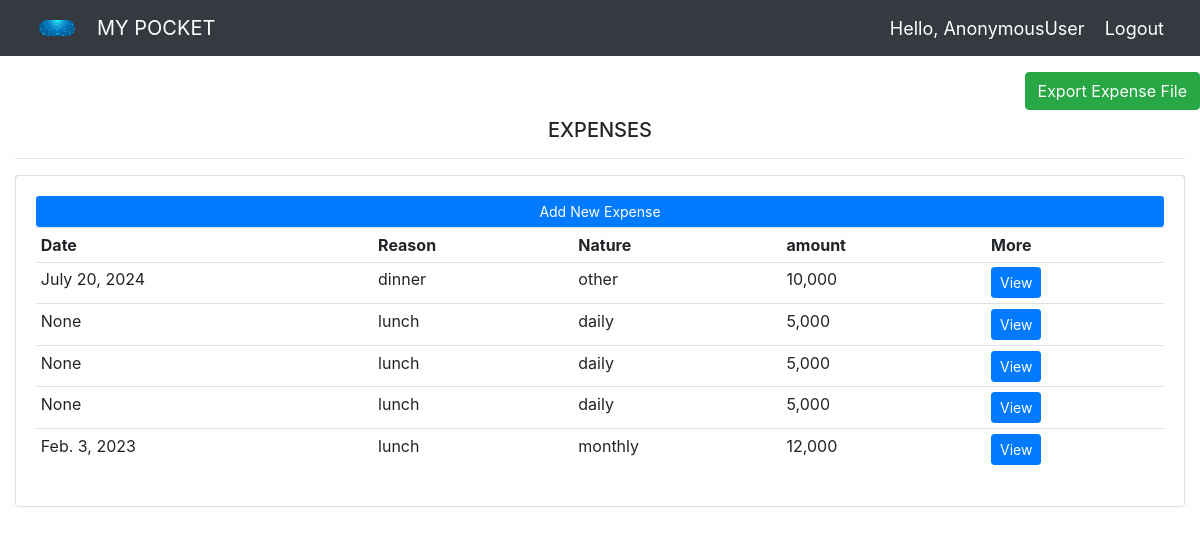
/all_expenses/, run on the app's committed database.
### fmgt_app/models.py (models this page shows)
class Expense(models.Model):
	nature_choices =(("daily","daily"),("weekly","weekly"),
                        ("monthly","monthly"),("other","other"))
	date_of_expense = models.DateField()
	purpose = models.CharField(max_length=300, null=False)
	nature = models.CharField(max_length=300, null=False, choices = nature_choices)
	amount = models.PositiveIntegerField()

### fmgt_app/views.py (the view)
# urls.py: path('all_expenses/', views.allExpense, name='all_expenses'),
def allExpense(request):
    expenses = Expense.objects.all().order_by("-date_of_expense")
    context = {'expenses': expenses }
    return render(request, 'all_expenses.html', context )

### fmgt_app/templates/all_expenses.html
{% extends 'main.html' %}
{% block content %}
<br>
<div class="row">
    <div class="col">
        <h6 align="right"><a class="btn btn-success" href="#">Export Expense File</a></h6>
        <div class="col-md">
            <h5 align="center">EXPENSES</h5>
            <hr>
            <div class="card card-body">
                <a class="btn btn-sm btn-block bg-primary" style="color: white;"  href="{% url 'create_expense' %}"> Add New Expense </a>
                <table class="table table-sm table-hover">
                    <tr>
                        <th>Date </th>
                        <th>Reason</th>
                        <th>Nature</th>
                        <th>amount</th>
                        <th>More</th>
                    </tr>
                    {% for x in expenses %}
                    <tr>
                        <td>{{x.date_of_expense}}</td>
                        <td>{{x.purpose}}</td>
                        <td>{{x.nature}}</td>
                        <td>{{x.amount|floatformat:"-3g"}}</td>
                        <td><a class="btn btn-sm btn-primary" href="#">View</a></td>
                    </tr>
                    {% endfor %}
                </table>
            </div>
        </div>
    </div>
{% endblock content %}

### data on the page
Expense: date_of_expense "July 20, 2024", purpose "dinner", nature "other", amount "10,000"
Expense: date_of_expense "None", purpose "lunch", nature "daily", amount "5,000"
Expense: date_of_expense "None", purpose "lunch", nature "daily", amount "5,000"
Expense: date_of_expense "None", purpose "lunch", nature "daily", amount "5,000"
Expense: date_of_expense "Feb. 3, 2023", purpose "lunch", nature "monthly", amount "12,000"

### other printed values
{{ request.user }} "AnonymousUser"
